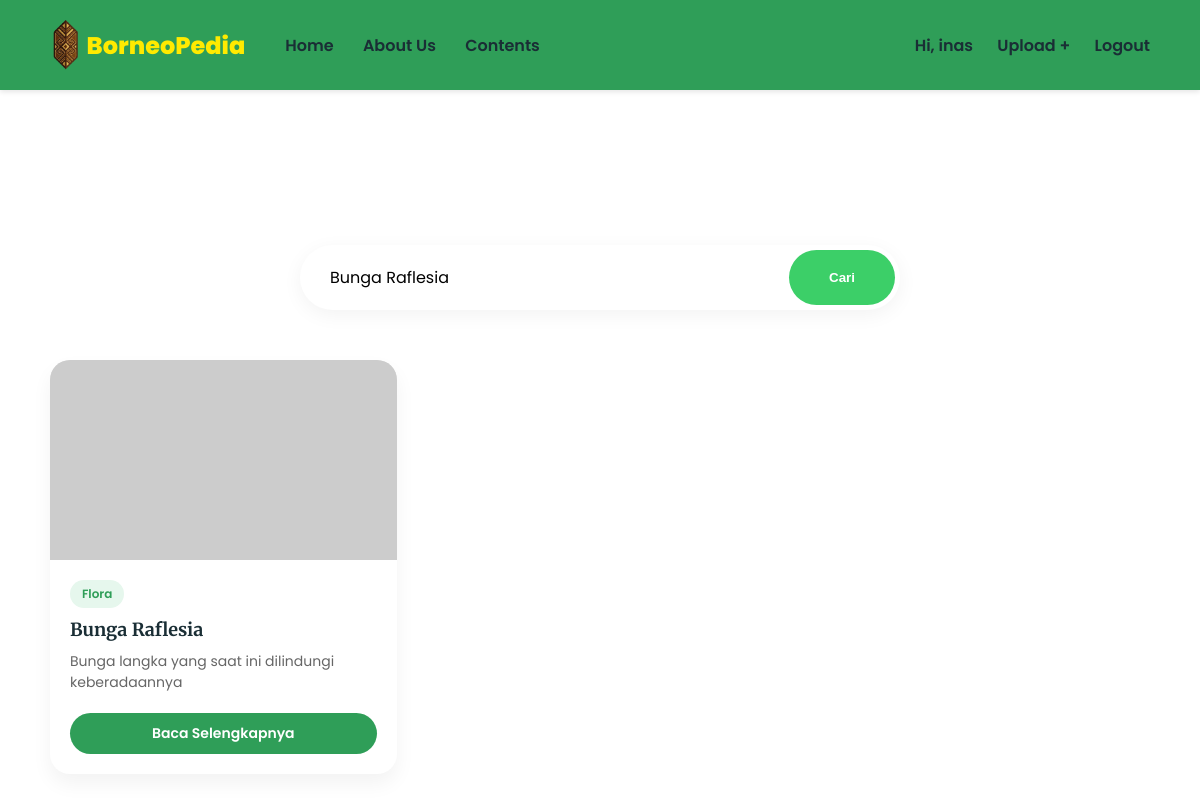
The app's page /contents.php?cari=Bunga Raflesia (signed in) with its own data.
### tables this page shows
CREATE TABLE `contents` (
  `id` int(11) NOT NULL,
  `user_id` int(11) NOT NULL,
  `nama` varchar(100) NOT NULL,
  `tipe` varchar(50) NOT NULL,
  `informasi` text NOT NULL,
  `foto` varchar(255) NOT NULL,
  `created_at` timestamp NOT NULL DEFAULT current_timestamp()
);

### contents.php (the view, shortened to what this page needs)
<?php
include 'koneksi.php';
if(isset($_GET['cari'])){
    $keyword = $_GET['cari'];
    $query = mysqli_query($conn, "SELECT * FROM contents WHERE nama LIKE '%$keyword%' OR tipe LIKE '%$keyword%' ORDER BY id DESC");
} else {
    $query = mysqli_query($conn, "SELECT * FROM contents ORDER BY id DESC");
}
?>
<!DOCTYPE html>
<html lang="id">
<head>
</head>
<body>
    <nav>
        <div class="nav-left">
             <a href="index.php" class="logo">
            <img src="asset/logofix.png" class="logo-img"> BorneoPedia</a>
            <div class="nav-links">
                <a href="index.php">Home</a>
                <a href="about.php">About Us</a>
                <a href="contents.php">Contents</a>
            </div>
        </div>
        <div class="nav-right">
            <?php if(isset($_SESSION['status']) && $_SESSION['status'] == 'login'): ?>
                <span>Hi, <?php echo $_SESSION['username']; ?></span>
                <a href="upload.php">Upload +</a>
                <a href="logout.php">Logout</a>
            <?php else: ?>
                <a href="login.php">Login</a>
                <a href="register.php">Daftar</a>
            <?php endif; ?>
        </div>
    </nav>
    <main class="content-container">
        <h1>KONTEN ENSIKLOPEDIA</h1>
        <form action="" method="GET" class="search-box">
            <input type="text" name="cari" placeholder="Cari budaya, makanan..." value="<?php echo isset($_GET['cari']) ? $_GET['cari'] : ''; ?>">
            <button type="submit">Cari</button>
        </form>
        <div class="grid-container">
            <?php if(mysqli_num_rows($query) > 0): ?>
                <?php while($row = mysqli_fetch_assoc($query)): ?>
                    <div class="card">
                        <img src="<?php echo $row['foto']; ?>" alt="Gambar" class="card-img" onerror="this.src='https://via.placeholder.com/400x200?text=No+Image'">
                        <div class="card-body">
                            <span class="badge-type"><?php echo $row['tipe']; ?></span>
                            <h3 class="card-title"><?php echo $row['nama']; ?></h3>
                            <p class="card-desc"><?php echo $row['informasi']; ?></p>
                            <a href="detail.php?id=<?php echo $row['id']; ?>" class="btn-detail">Baca Selengkapnya</a>
                        </div>
                    </div>
                <?php endwhile; ?>
            <?php else: ?>
                </div> <p class="empty-msg">Data tidak ditemukan atau belum ada konten yang diupload.</p>
            <?php endif; ?>
        </div>
    </main>
</body>
</html>

### contents.php (style rules this page uses)
* { margin: 0; padding: 0; box-sizing: border-box; text-decoration: none; }
body { font-family: 'Poppins', sans-serif; background-image: url('asset/bg_kedua.png'); background-size: cover; background-position: center; background-repeat: no-repeat; min-height: 100vh; display: flex; flex-direction: column; }
nav { background-color: #2F9E58; display: flex; justify-content: space-between; align-items: center; padding: 20px 50px; box-shadow: 0 2px 5px rgba(0,0,0,0.1); }
.nav-left { display: flex; align-items: center; gap: 40px; }
.logo { font-size: 24px; font-weight: 800; color: #ffea00ff; display: flex; align-items: center; }
.logo-img { height: 50px; width: auto; margin-right: 5px; vertical-align: middle; }
.nav-links a, .nav-right a, .nav-right span { color: #1a2e35; font-weight: 600; font-size: 16px; transition: color 0.3s; }
.nav-links a { margin-right: 25px; }
.nav-right a { margin-left: 20px; }
.content-container { flex: 1; padding: 50px 50px; display: flex; flex-direction: column; align-items: center; }
.content-container h1 { font-family: 'Poppins', serif; color: #ffff; font-size: 50px; margin-bottom: 30px; }
.search-box { background: white; width: 100%; max-width: 600px; border-radius: 50px; padding: 5px; display: flex; box-shadow: 0 5px 20px rgba(0,0,0,0.05); margin-bottom: 50px; }
.search-box input { flex: 1; border: none; outline: none; padding: 15px 25px; border-radius: 50px; font-family: 'Poppins', sans-serif; font-size: 16px; }
.search-box button { background-color: #3CCF68; color: white; border: none; padding: 10px 40px; border-radius: 50px; font-weight: 600; cursor: pointer; }
.grid-container { display: grid; grid-template-columns: repeat(auto-fill, minmax(280px, 1fr)); gap: 30px; width: 100%; max-width: 1200px; }
.card { background: white; border-radius: 20px; overflow: hidden; box-shadow: 0 10px 20px rgba(0,0,0,0.05); transition: transform 0.3s; display: flex; flex-direction: column; }
.card-img { width: 100%; height: 200px; object-fit: cover; background-color: #eee; }
.card-body { padding: 20px; display: flex; flex-direction: column; flex: 1; }
.badge-type { background-color: #e6f7ed; color: #2F9E58; padding: 5px 12px; border-radius: 20px; font-size: 12px; font-weight: 600; align-self: flex-start; margin-bottom: 10px; }
.card-title { font-family: 'Merriweather', serif; font-size: 18px; color: #1a2e35; margin-bottom: 10px; }
.card-desc { font-size: 14px; color: #666; margin-bottom: 20px; display: -webkit-box; -webkit-line-clamp: 3; -webkit-box-orient: vertical; overflow: hidden; flex: 1; }
.btn-detail { text-align: center; background-color: #2F9E58; color: white; padding: 10px; border-radius: 50px; font-size: 14px; font-weight: 600; margin-top: auto; }

### records on screen
contents: tipe "Flora", nama "Bunga Raflesia", informasi "Bunga langka yang saat ini dilindungi keberadaannya"

### other values on screen
$_SESSION['username'] "inas"
